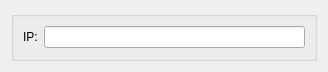
<?xml version="1.0" encoding="UTF-8"?>
<ui version="4.0">
 <class>OpenRGBGoveeSettingsEntry</class>
 <widget class="QWidget" name="OpenRGBGoveeSettingsEntry">
  <property name="geometry">
   <rect>
    <x>0</x>
    <y>0</y>
    <width>328</width>
    <height>72</height>
   </rect>
  </property>
  <property name="sizePolicy">
   <sizepolicy hsizetype="Expanding" vsizetype="Expanding">
    <horstretch>0</horstretch>
    <verstretch>0</verstretch>
   </sizepolicy>
  </property>
  <property name="windowTitle">
   <string notr="true">Philips Wiz Settings Entry</string>
  </property>
  <layout class="QGridLayout" name="gridLayout">
   <item row="0" column="1">
    <widget class="QGroupBox" name="groupBox">
     <property name="title">
      <string/>
     </property>
     <layout class="QGridLayout" name="gridLayout_2">
      <item row="0" column="0">
       <widget class="QLabel" name="IPLabel">
        <property name="text">
         <string>IP:</string>
        </property>
       </widget>
      </item>
      <item row="0" column="1">
       <widget class="QLineEdit" name="IPEdit"/>
      </item>
     </layout>
    </widget>
   </item>
  </layout>
 </widget>
 <resources/>
 <connections/>
</ui>
